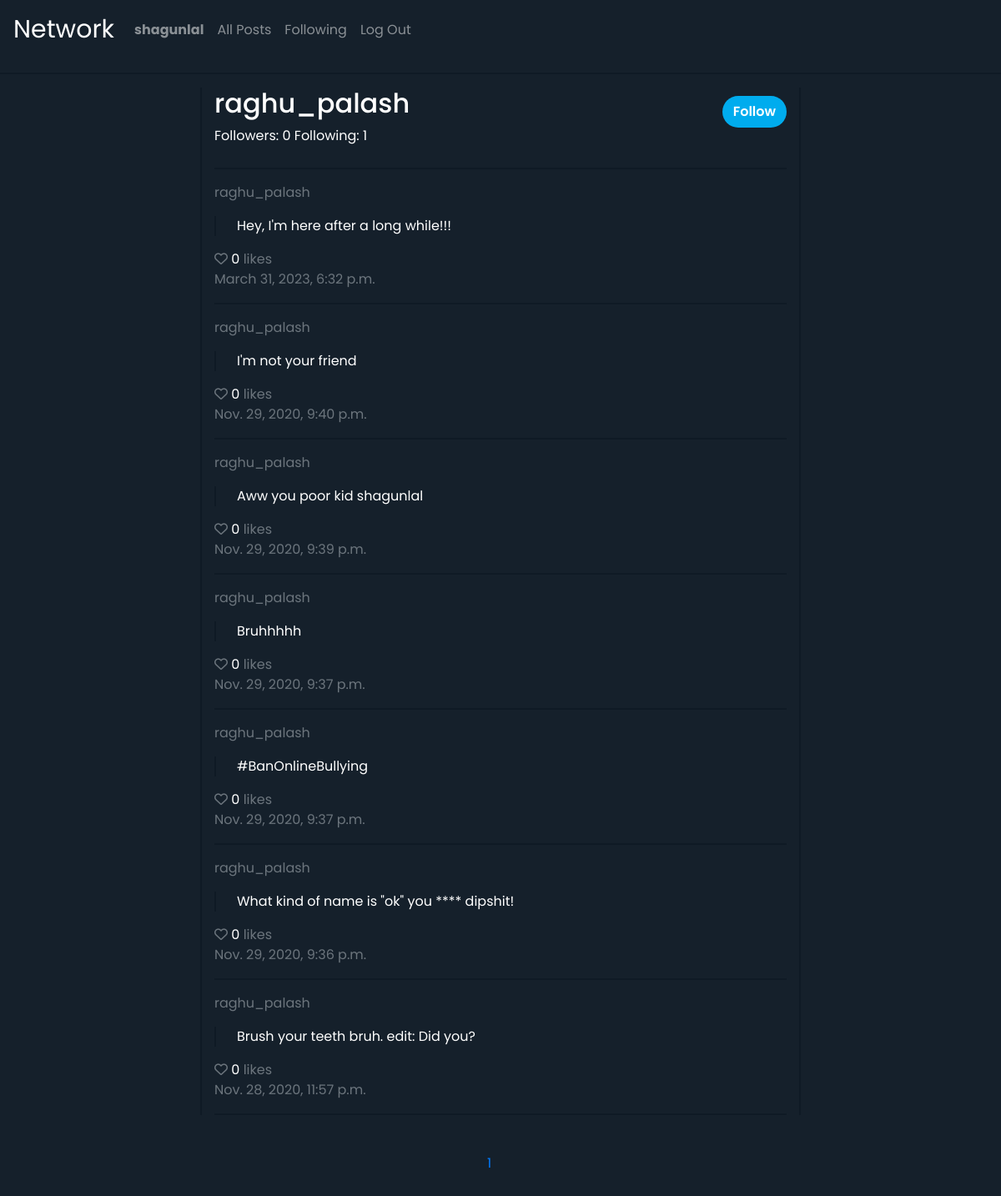
/raghu_palash/1 (signed in), run on the app's committed database.
### network/models.py (models this page shows, shortened)
class User(AbstractUser):
    pass

class Post(models.Model):
    post = models.CharField(max_length=280)
    user = models.ForeignKey(User, on_delete=models.CASCADE, related_name="posts")
    likes = models.IntegerField(default=0)
    liked_by = models.ManyToManyField(User, blank=True, related_name="liked_posts")
    timestamp_created = models.DateTimeField(auto_now_add=True)
    timestamp_modified = models.DateTimeField(auto_now=True)

### network/views.py (the view, shortened to what this page needs)
# urls.py: path("<str:pageName>/<int:pageNum>", views.pages, name="pages"),
def pages(request, pageName, pageNum):
    if pageName == "home":
        posts = Post.objects.all().order_by("-timestamp_created")
        template = "network/index.html"
        data = {
            "page": "home"
        }
    else:
        clickedUser = User.objects.get(username=pageName)
        posts = clickedUser.posts.all().order_by("-timestamp_created")
        template = "network/profilePage.html"
        is_following = len(User_Following.objects.filter(user_A=request.user, user_B=clickedUser))
        data = {
            "page": pageName,
            "is_following": is_following,
            "clickedUser": clickedUser,
            "followers": len(User_Following.objects.filter(user_B=clickedUser)),
            "following": len(User_Following.objects.filter(user_A=clickedUser)),
        }
    p = Paginator(posts, 10)
    pageCount = p.num_pages
    pages = []
    for i in range(1, pageCount + 1):
        pages.append(i)
    return render(request, template, {
        "posts": p.page(pageNum).object_list,
        "data": data,
        "pages": pages,
        "current": pageNum
    })

### network/templates/network/profilePage.html (shortened to what this page needs)
{% extends "network/layout.html" %}
{% block body %}
    <div class="home-container container">
        <div class="row">
            <div class="col-sm">
                <h2>{{ data.clickedUser.username }}</h2>
                <span>Followers: {{ data.followers }}</span>
                <span>Following: {{ data.following }}</span>
            </div>
            {% if data.clickedUser.id != request.user.id %}
                <div class="col-sm">
                    <form action="{% url 'profile' data.clickedUser.username %}" method="POST">
                        {% if data.is_following == 0 %}
                            <button name="action" value="follow" class="twitter-btn btn">Follow</button>
                        {% else %}
                            <button name="action" value="unfollow" class="twitter-btn btn">Unfollow</button>
                        {% endif %}
                    </form>
                </div>
            {% endif %}
        </div>
        <hr>
        {% for post in posts %}
            <p class="text-muted">{{ data.clickedUser.username }}</p>
            <p class="post"> {{ post.post }}</p>
            <span class="like" data-id="{{ post.id }}">
                <i class="far fa-heart"></i>
                <span>0</span>
                <span class="text-small text-muted">likes {{ request.is_authenticated }}</span>
            </span>
            <p class="text-muted">{{ post.timestamp_created }}</p>
            <hr>
        {% endfor %}
    </div>
{% endblock %}

### network/templates/network/layout.html (shortened to what this page needs)
{% load static %}
{% load mathfilters %}
<!DOCTYPE html>
<html lang="en">
    <head>
        <link rel="stylesheet" href="https://stackpath.bootstrapcdn.com/bootstrap/4.4.1/css/bootstrap.min.css">
        <link href="{% static 'network/styles.css'%}?{% now 'U' %}" rel="stylesheet">
    </head>
    <body>
        <nav class="navbar navbar-expand-lg navbar-dark">
            <a class="navbar-brand" href="#">Network</a>
            <div>
              <ul class="navbar-nav mr-auto">
                {% if user.is_authenticated %}
                    <li class="nav-item">
                        <a class="nav-link" href="#"><strong>{{ user.username }}</strong></a>
                    </li>
                {% endif %}
                <li class="nav-item">
                  <a class="nav-link" href="{% url 'index' %}">All Posts</a>
                </li>
                {% if user.is_authenticated %}
                    <li class="nav-item">
                        <a class="nav-link" href="{% url 'following' %}">Following</a>
                    </li>
                    <li class="nav-item">
                        <a class="nav-link" href="{% url 'logout' %}">Log Out</a>
                    </li>
                {% endif %}
              </ul>
            </div>
          </nav>
        <hr>
        <div class="body">
            {% block body %}
            {% endblock %}
        </div>
        {% if user.is_authenticated %}
            <footer>
                <nav aria-label="Page navigation example">
                    <ul class="pagination">
                        {% for i in pages %}
                            <li class="page-item"><a class="page-link pageLink" href="{% url 'pages' data.page i %}">{{ i }}</a></li>
                        {% endfor %}
                    </ul>
                </nav>
            </footer>
        {% endif %}
    </body>
</html>

### network/static/network/styles.css (style rules this page uses)
body { background: rgb(21, 32, 43); color: white; font-family: 'Poppins', sans-serif; }
.navbar-brand { font-size: 30px; }
hr { border: 0; height: 2px; background: rgb(15, 26, 37); }
.home-container { padding-top: 0; margin-top: 0; border-left: 2px solid rgb(15, 26, 37); border-right: 2px solid rgb(15, 26, 37); width: 60%; }
.twitter-btn { background: #00acee; color: white; font-weight: 600; border-radius: 20px; margin-top: 10px; float: right; }
.home-container form { margin-bottom: 80px; }
.post { border-left: 2px solid rgb(15, 26, 37); padding-left: 25px; }
.page-link { position: relative; display: block; padding: .5rem .75rem; margin-left: -1px; line-height: 1.25; background-color: transparent; border: none; float: left; }
footer { width: 50%; margin: 40px auto; }
.pagination { padding-left: 17rem; }
.far { color: #6c757d; cursor: pointer; }

### data on the page
User: username "shagunlal"
User: clickedUser.username "raghu_palash"
Post: post "Hey, I'm here after a long while!!!", timestamp_created "March 31, 2023, 6:32 p.m."
Post: post "I'm not your friend", timestamp_created "Nov. 29, 2020, 9:40 p.m."
Post: post "Aww you poor kid shagunlal", timestamp_created "Nov. 29, 2020, 9:39 p.m."
Post: post "Bruhhhhh", timestamp_created "Nov. 29, 2020, 9:37 p.m."
Post: post "#BanOnlineBullying", timestamp_created "Nov. 29, 2020, 9:37 p.m."
Post: post "What kind of name is \"ok\" you **** dipshit!", timestamp_created "Nov. 29, 2020, 9:36 p.m."
Post: post "Brush your teeth bruh. edit: Did you?", timestamp_created "Nov. 28, 2020, 11:57 p.m."

### other printed values
{{ data.followers }} "0"
{{ data.following }} "1"
{{ i }} "1"
